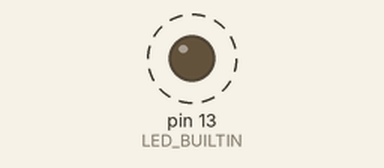
Simulated run of this sketch. Board: Arduino Uno, built with avr-gcc and run on an emulated ATmega328P. Parts: output pins drawn as LEDs (lit = HIGH). Dashed ring = blinking. What the sketch prints to the serial monitor is not drawn.

Above: at 0.5 s.
Timing chart, 0 to 4.6 s (numbered marks = the images above):
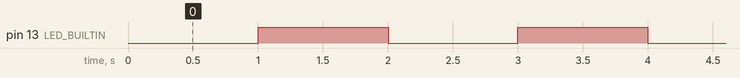

The sketch:

scout_t1_hello.ino
```cpp
// Test 1: is the Feather alive and talking? Blinks the red LED (D13) and prints once a second.
// Board: Adafruit Feather M0 (SAMD21). Serial Monitor at 115200 baud.
void setup() {
  pinMode(LED_BUILTIN, OUTPUT);
  Serial.begin(115200);
  while (!Serial && millis() < 5000) {}   // wait up to 5 s for the Serial Monitor
  Serial.println("hello from the Feather M0");
}

void loop() {
  static uint32_t n = 0;
  digitalWrite(LED_BUILTIN, n % 2);
  Serial.print("tick ");
  Serial.println(n++);
  delay(1000);
}
```

Measured:
- by itself, pin 13 (LED_BUILTIN): alternates HIGH for 1.0 s and LOW for 1.0 s
